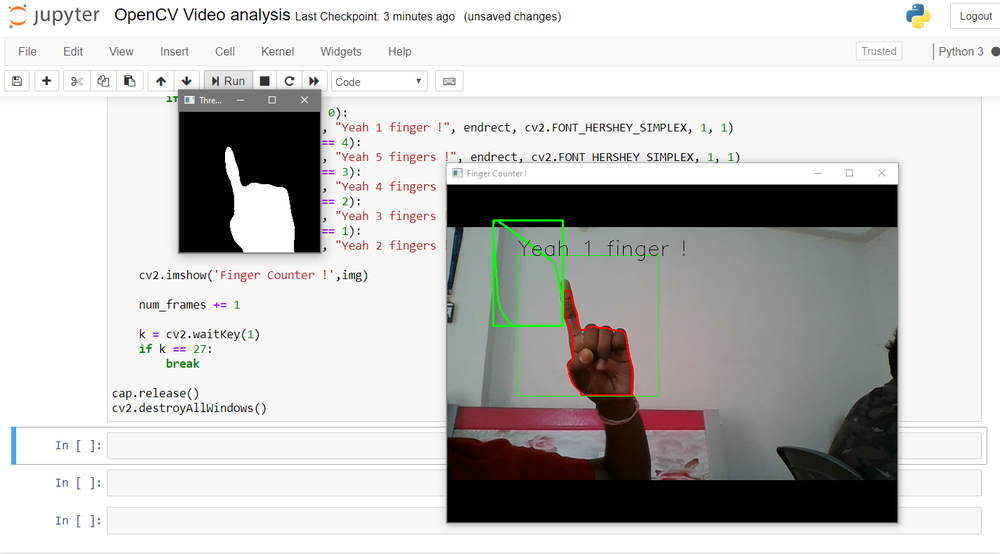
#> input picture TestImages/1.png, 1000 x 554 px, shrunk from 1422 x 788 before the run, given in place of the camera
$ python FingerCountRecogniser.py
#> lines starting #> are read from the running program, lines starting #| are printed output that depends on the picture; after the words box and inside, x2 and y2 are one past the last pixel; in counts of white or black regions, pixels touching at a corner belong together
#!/usr/bin/env python
# coding: utf-8
import numpy as np
import cv2
import math

startrect = (300,300)     #Start point of capturing window
endrect = (100,100)       #End point of capturing window
number_frames = 0         #Frame Count
background = None         #Extracted background from frame
acc_weight = 0.5          #CONSTANT for weighted average


# ## Analyse Background
# Analyses the background for first 120 frames and get the average image of the background
def analyse_background(frame_blurred):
    global acc_weight, background

    if background is None:
        background = frame_blurred.copy().astype("float")

    cv2.accumulateWeighted(frame_blurred, background, acc_weight)
    #Uses passed on frame and background to analyse the background
    #Changes the "background" variable in  each loop


# ## Analyse Hand
# Uses the analysed background for subtraction and calculates the contour and its defects for finger count calculation.
# This method houses the core logic
# [89 lines left out: functions analyse_hand, show_images, not called in this run]


# ## Main method
# Does the required changes in the original image and calls the required methods with required parameters
def main():
    cap = cv2.VideoCapture(0) #Turns on web cam and starts capturing
    global endrect, number_frames

    while(True):
        ret, img = cap.read()
#> img is the input picture: shape (554, 1000, 3); mean B, G, R 193, 193.9, 194.8
        img = cv2.flip(img,1)
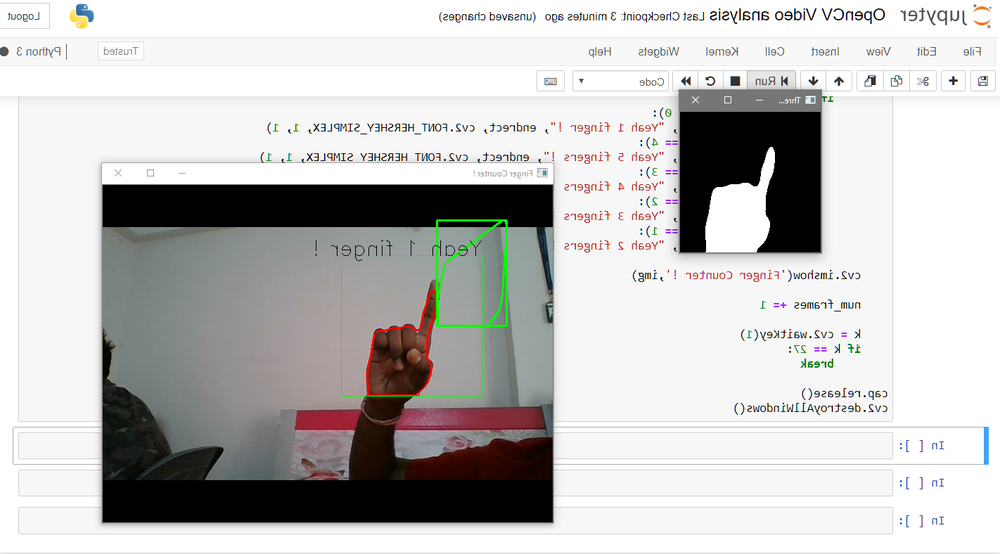
#> img: shape (554, 1000, 3); mean B, G, R 193, 193.9, 194.8
        cv2.rectangle(img,startrect,endrect,(0,255,0),0)
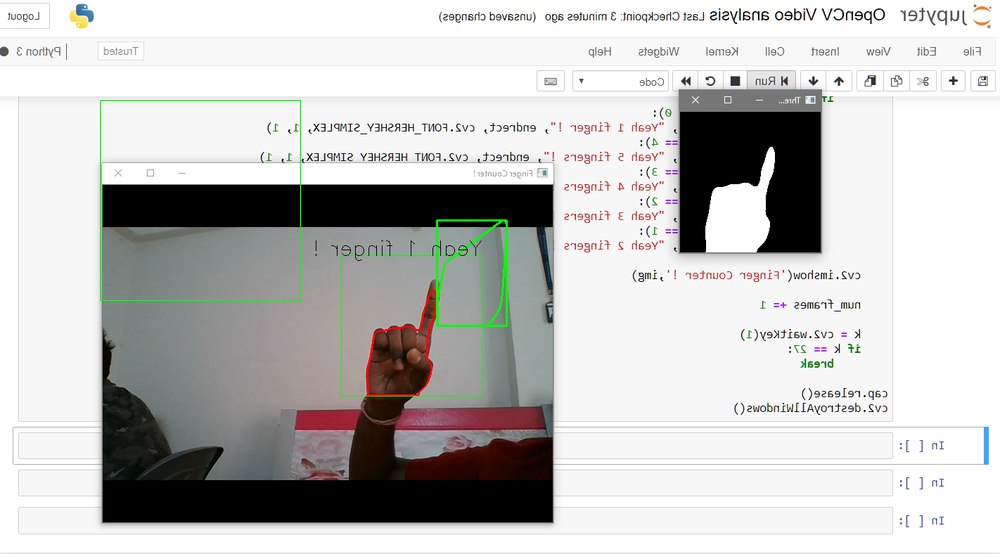
#> img: shape (554, 1000, 3); 0.14% of pixels changed, all inside (x1, y1, x2, y2) = (100, 100, 301, 301)
        image_without_madness = img.copy()
        crop_img = img[endrect[0]:startrect[0], endrect[1]:startrect[1]]
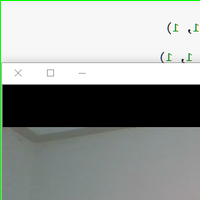
#> crop_img: shape (200, 200, 3); mean B, G, R 151.2, 154.6, 150
        grey = cv2.cvtColor(crop_img, cv2.COLOR_BGR2GRAY)
        value = (35, 35)
        blurred = cv2.GaussianBlur(grey, value, 0)
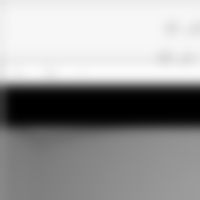
#> blurred: shape (200, 200); min 0, max 250, mean 153.1

        if(number_frames < 120):
            cv2.putText(img, "Wait analysing background", endrect, cv2.FONT_HERSHEY_SIMPLEX, 1, 1)
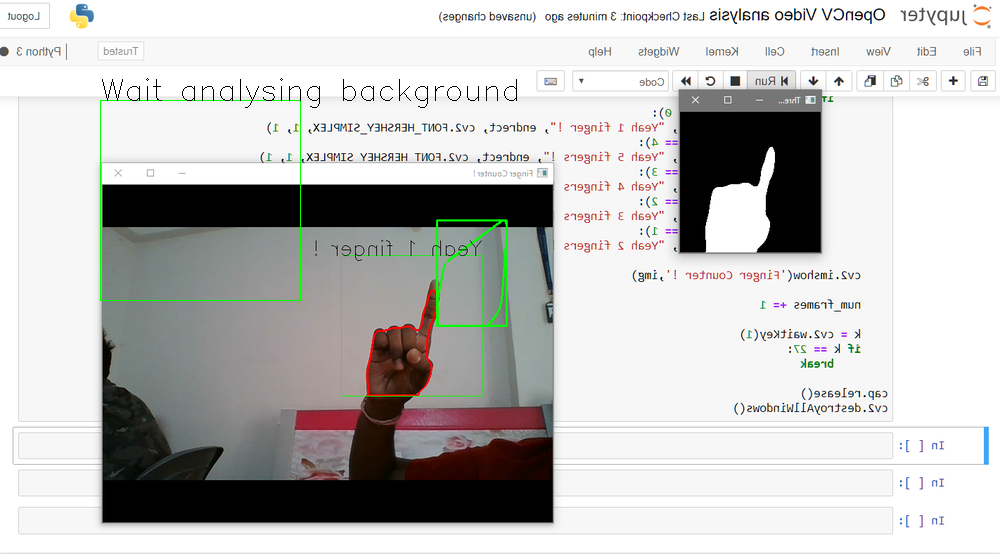
#> img: shape (554, 1000, 3); 0.17% of pixels changed, all inside (x1, y1, x2, y2) = (102, 78, 517, 108)
            cv2.imshow('Finger Counter !',img)
            analyse_background(blurred)
        else :
            diff, count_defects, defects, img = analyse_hand(blurred, img, crop_img)
            if defects is None:
                continue
            show_images(diff, count_defects, img, image_without_madness)

        number_frames += 1
        k = cv2.waitKey(1)
#> (key Esc is pressed here)
        if k == 27:
            break

    cap.release()
    cv2.destroyAllWindows()

# ## For calling main() method
if __name__=='__main__':
    main()
